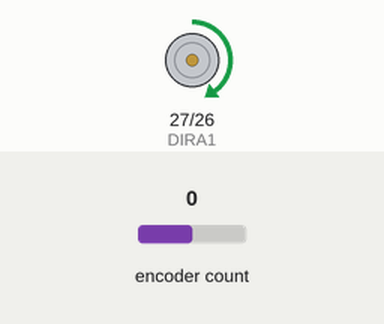
A sketch run on a simulated ESP32. Parts: motor-driver pin pairs drawn as motors (green arrow = first pin HIGH = forward, orange = second pin HIGH = backward, longer = more drive, scaled by the enable pin). The inputs (shaded band) are chosen by the test bench; at power-on: encoder count 0. What the sketch prints to the serial monitor is not drawn.

Above: at 1.2 s.
1.3 s: encoder count set to -1
Timing chart, 0 to 4.3 s (numbered marks = the images above; inputs shaded):
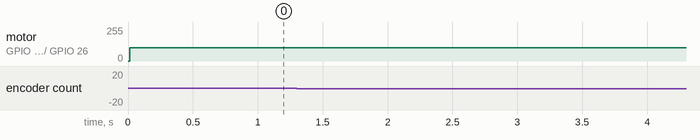

The sketch:

One_Motor_PID.ino
```cpp
#include <Encoder.h>

#define ENCA 2
#define ENCB 23
#define PWMA 5
#define DIRA1 27
#define DIRA2 26


#define MOTORA_FORWARD(pwm)    do{digitalWrite(DIRA1,LOW); digitalWrite(DIRA2,HIGH);analogWrite(PWMA,pwm);}while(0)
#define MOTORA_STOP(x)         do{digitalWrite(DIRA1,LOW); digitalWrite(DIRA2,LOW); analogWrite(PWMA,0);}while(0)
#define MOTORA_BACKOFF(pwm)    do{digitalWrite(DIRA1,HIGH);digitalWrite(DIRA2,LOW); analogWrite(PWMA,pwm);}while(0)


Encoder myEnc(ENCA, ENCB);

//measure them accurately
const int ticks_per_rev = 1300;//int ticks ( number of encoder ticks in one revolution of the motor shaft)
const float wheel_diameter = 0.08;//in meters (diameter of the wheel used for motion.)


double Setpoint, Input, Output;
double Kp = 0.8, Ki = 0, Kd = 0;
double P, I, D;
double error;

unsigned int t1 = 0;
unsigned int t2 = 0;
double dt = 10;
int pwm = 0;
bool state = 0;

void setup() {
  // put your setup code here, to run once:
  Serial.begin(115200);
  //pinMode(PWMA, OUTPUT);
  pinMode(DIRA1, OUTPUT);
  pinMode(DIRA2, OUTPUT);

  t1 = millis();
  t2 = millis();

  //distance to cover in meter
  float go_to = 0.50;
  float num_revs = go_to/(PI*wheel_diameter);
  int ticks = num_revs*ticks_per_rev;

  Setpoint = ticks;
}

void loop() {
  // put your main code here, to run repeatedly:


  if ((millis() - t1) >=  dt)
  {
    t1 = millis();
    Input = myEnc.read();
    error = Setpoint - Input;
    P = Kp * error;
    D = Kd * error / dt;
    I += Ki * error * dt;
    Output = -(P + I + D);

    pwm = abs((int)Output);
    if (pwm > 100) pwm = 100;


    if(Output > 0)
      MOTORA_FORWARD(pwm);
    else
      MOTORA_BACKOFF(pwm);
  }


  Serial.print(Setpoint);Serial.print("\t");
  Serial.println(Input);

  Serial.print(Setpoint);Serial.print("\t");
  Serial.println(Input);
  Serial.print(Setpoint);Serial.print("\t");
  Serial.println(Input);
  Serial.print(Setpoint);Serial.print("\t");
  Serial.println(Input);
}
```
